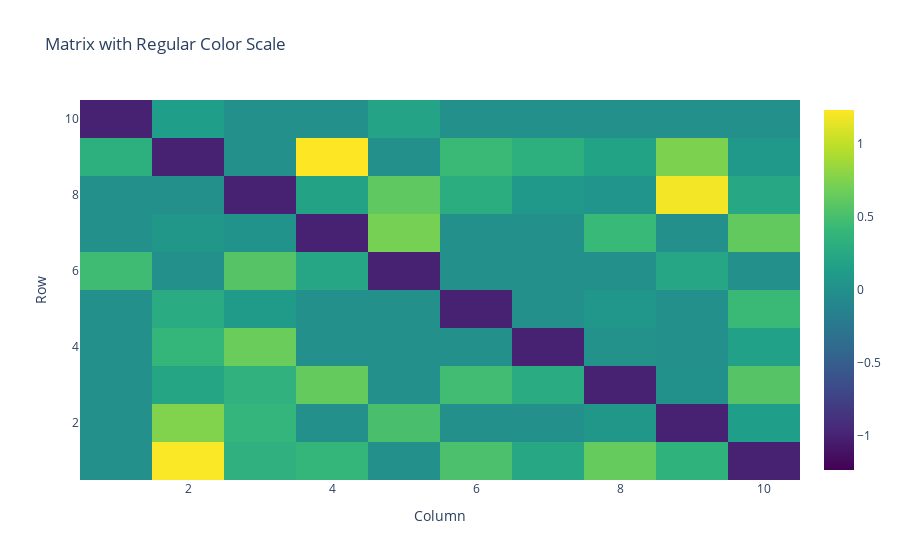

Here is the notebook cell this chart was saved with:
### Code cell
#parameters
S=10
C=0.5
sigma= 0.5
Pc=0
Pm=1
Pe=0
s= 1

matrix_para = {'S':S, 'C':C, 'sigma':sigma, 'Pm':Pm, 'Pc':Pc, 'Pe':Pe,'s':s}
matrix_para

A=local_matrix_A(matrix_para)
plot_matrix(A)

### Figure 1 — Plotly figure (JSON) as saved in the notebook; plotly's stock layout.template omitted (floating-point values rounded to 4 significant figures)
{"data": [{"colorscale": [[0, "#440154"], [0.1111, "#482878"], [0.2222, "#3e4989"], [0.3333, "#31688e"], [0.4444, "#26828e"], [0.5556, "#1f9e89"], [0.6667, "#35b779"], [0.7778, "#6ece58"], [0.8889, "#b5de2b"], [1, "#fde725"]], "type": "heatmap", "x": [1, 2, 3, 4, 5, 6, 7, 8, 9, 10], "y": [10, 9, 8, 7, 6, 5, 4, 3, 2, 1], "z": [[-1, 0.1397, 0, 0, 0.1944, 0, 0, 0, 0, 0], [0.3239, -1, 0, 1.231, 0, 0.4343, 0.3246, 0.1871, 0.7371, 0.08968], [0, 0, -1, 0.1804, 0.6154, 0.3032, 0.08711, 0.05067, 1.193, 0.2363], [0, 0.07163, 0.0322, -1, 0.7138, 0, 0, 0.43, 0, 0.6282], [0.4577, 0, 0.5663, 0.2247, -1, 0, 0, 0, 0.2294, 0], [0, 0.2794, 0.1054, 0, 0, -1, 0, 0.06203, 0, 0.4318], [0, 0.3918, 0.6634, 0, 0, 0, -1, 0.02206, 0, 0.1657], [0, 0.2181, 0.3421, 0.6407, 0, 0.4655, 0.2767, -1, 0.007349, 0.5697], [0, 0.7581, 0.3837, 0, 0.5068, 0, 0, 0.0651, -1, 0.1409], [0, 1.22, 0.3303, 0.4016, 0, 0.5188, 0.2387, 0.6462, 0.3528, -1]], "zmid": 0}], "layout": {"autosize": true, "title": {"text": "Matrix with Regular Color Scale"}, "xaxis": {"autorange": true, "range": [0.5, 10.5], "title": {"text": "Column"}, "type": "linear"}, "yaxis": {"autorange": true, "range": [0.5, 10.5], "title": {"text": "Row"}, "type": "linear"}}}
